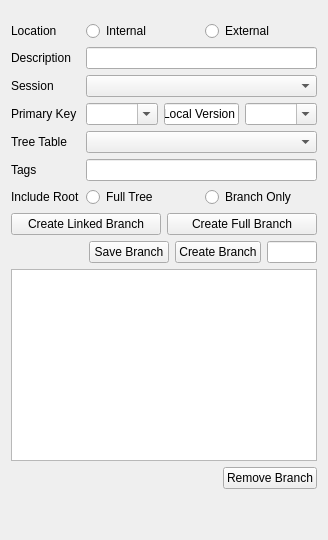
                 <widget class="QWidget" name="tab_18">
                  <attribute name="title">
                   <string>Export</string>
                  </attribute>
                  <layout class="QVBoxLayout" name="verticalLayout_35">
                   <item>
                    <layout class="QFormLayout" name="formLayout_14">
                     <property name="topMargin">
                      <number>10</number>
                     </property>
                     <item row="0" column="0">
                      <widget class="QLabel" name="label_17">
                       <property name="text">
                        <string>Location</string>
                       </property>
                      </widget>
                     </item>
                     <item row="0" column="1">
                      <layout class="QHBoxLayout" name="horizontalLayout_54">
                       <property name="topMargin">
                        <number>0</number>
                       </property>
                       <item>
                        <widget class="QRadioButton" name="rdoInternal">
                         <property name="text">
                          <string>Internal</string>
                         </property>
                        </widget>
                       </item>
                       <item>
                        <widget class="QRadioButton" name="rdoExternal">
                         <property name="text">
                          <string>External</string>
                         </property>
                        </widget>
                       </item>
                      </layout>
                     </item>
                     <item row="3" column="0">
                      <widget class="QLabel" name="label_8">
                       <property name="text">
                        <string>Primary Key</string>
                       </property>
                      </widget>
                     </item>
                     <item row="5" column="0">
                      <widget class="QLabel" name="lblDestinationTable">
                       <property name="text">
                        <string>Tree Table</string>
                       </property>
                      </widget>
                     </item>
                     <item row="5" column="1">
                      <widget class="QComboBox" name="cmbDestinationTable"/>
                     </item>
                     <item row="3" column="1">
                      <layout class="QHBoxLayout" name="horizontalLayout_55">
                       <property name="topMargin">
                        <number>0</number>
                       </property>
                       <item>
                        <widget class="QComboBox" name="cmbPrimaryGroup_2">
                         <property name="editable">
                          <bool>true</bool>
                         </property>
                         <property name="modelColumn">
                          <number>1</number>
                         </property>
                        </widget>
                       </item>
                       <item>
                        <widget class="QLineEdit" name="txtTBLocal">
                         <property name="minimumSize">
                          <size>
                           <width>75</width>
                           <height>0</height>
                          </size>
                         </property>
                         <property name="maximumSize">
                          <size>
                           <width>75</width>
                           <height>16777215</height>
                          </size>
                         </property>
                         <property name="text">
                          <string>Local Version</string>
                         </property>
                         <property name="readOnly">
                          <bool>true</bool>
                         </property>
                        </widget>
                       </item>
                       <item>
                        <widget class="QComboBox" name="cmbPrimaryGroup_3">
                         <property name="editable">
                          <bool>true</bool>
                         </property>
                         <property name="modelColumn">
                          <number>1</number>
                         </property>
                        </widget>
                       </item>
                      </layout>
                     </item>
                     <item row="1" column="1">
                      <widget class="QLineEdit" name="txtTBDescription"/>
                     </item>
                     <item row="1" column="0">
                      <widget class="QLabel" name="label_19">
                       <property name="text">
                        <string>Description</string>
                       </property>
                      </widget>
                     </item>
                     <item row="6" column="1">
                      <widget class="QLineEdit" name="txtTBTags"/>
                     </item>
                     <item row="6" column="0">
                      <widget class="QLabel" name="label_21">
                       <property name="text">
                        <string>Tags</string>
                       </property>
                      </widget>
                     </item>
                     <item row="2" column="1">
                      <widget class="QComboBox" name="cmbDestinationSession"/>
                     </item>
                     <item row="2" column="0">
                      <widget class="QLabel" name="lblDestinationSession">
                       <property name="text">
                        <string>Session</string>
                       </property>
                      </widget>
                     </item>
                     <item row="7" column="0">
                      <widget class="QLabel" name="label_23">
                       <property name="text">
                        <string>Include Root</string>
                       </property>
                      </widget>
                     </item>
                     <item row="7" column="1">
                      <layout class="QHBoxLayout" name="horizontalLayout_59">
                       <property name="topMargin">
                        <number>0</number>
                       </property>
                       <item>
                        <widget class="QRadioButton" name="rdoTBFullTree">
                         <property name="text">
                          <string>Full Tree</string>
                         </property>
                        </widget>
                       </item>
                       <item>
                        <widget class="QRadioButton" name="rdoTBBranch">
                         <property name="text">
                          <string>Branch Only</string>
                         </property>
                        </widget>
                       </item>
                      </layout>
                     </item>
                    </layout>
                   </item>
                   <item>
                    <layout class="QHBoxLayout" name="horizontalLayout_60">
                     <property name="topMargin">
                      <number>0</number>
                     </property>
                     <item>
                      <widget class="QPushButton" name="cmdCreateBranch_2">
                       <property name="text">
                        <string>Create Linked Branch</string>
                       </property>
                      </widget>
                     </item>
                     <item>
                      <widget class="QPushButton" name="cmdCreateFullBranch">
                       <property name="text">
                        <string>Create Full Branch</string>
                       </property>
                      </widget>
                     </item>
                    </layout>
                   </item>
                   <item>
                    <layout class="QHBoxLayout" name="horizontalLayout_61">
                     <property name="topMargin">
                      <number>0</number>
                     </property>
                     <item>
                      <spacer name="horizontalSpacer_3">
                       <property name="orientation">
                        <enum>Qt::Horizontal</enum>
                       </property>
                       <property name="sizeHint" stdset="0">
                        <size>
                         <width>40</width>
                         <height>20</height>
                        </size>
                       </property>
                      </spacer>
                     </item>
                     <item>
                      <widget class="QPushButton" name="cmdSaveBranch">
                       <property name="text">
                        <string>Save Branch</string>
                       </property>
                      </widget>
                     </item>
                     <item>
                      <widget class="QPushButton" name="cmdCreateBranch">
                       <property name="text">
                        <string>Create Branch</string>
                       </property>
                      </widget>
                     </item>
                     <item>
                      <widget class="QLineEdit" name="txtTBRecord">
                       <property name="maximumSize">
                        <size>
                         <width>50</width>
                         <height>16777215</height>
                        </size>
                       </property>
                      </widget>
                     </item>
                    </layout>
                   </item>
                   <item>
                    <widget class="QTableView" name="tblBranchCreator"/>
                   </item>
                   <item>
                    <layout class="QHBoxLayout" name="horizontalLayout_62">
                     <property name="topMargin">
                      <number>0</number>
                     </property>
                     <item>
                      <spacer name="horizontalSpacer_7">
                       <property name="orientation">
                        <enum>Qt::Horizontal</enum>
                       </property>
                       <property name="sizeHint" stdset="0">
                        <size>
                         <width>40</width>
                         <height>20</height>
                        </size>
                       </property>
                      </spacer>
                     </item>
                     <item>
                      <widget class="QPushButton" name="cmdRemoveBranch">
                       <property name="text">
                        <string>Remove Branch</string>
                       </property>
                      </widget>
                     </item>
                    </layout>
                   </item>
                   <item>
                    <spacer name="verticalSpacer_2">
                     <property name="orientation">
                      <enum>Qt::Vertical</enum>
                     </property>
                     <property name="sizeHint" stdset="0">
                      <size>
                       <width>20</width>
                       <height>40</height>
                      </size>
                     </property>
                    </spacer>
                   </item>
                  </layout>
                 </widget>
